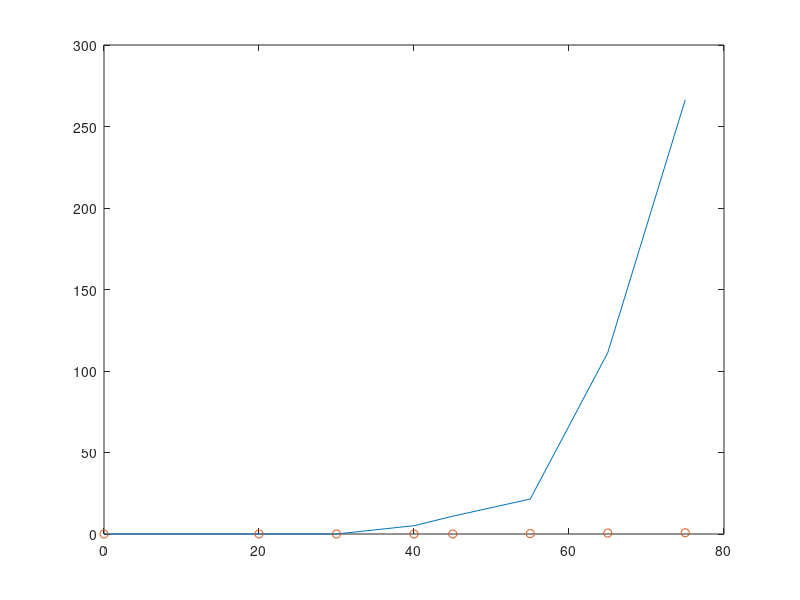

Reproduce this figure in MATLAB.

n=[0,20,30,40,45,55,65,75];

Rec=[0,0,0,5.1,10.91,21.45,111.20,266.40];
nonRec=[0,0,0,0,0,0.228,0.561,0.759];

plot(n,Rec,n,nonRec,'o');